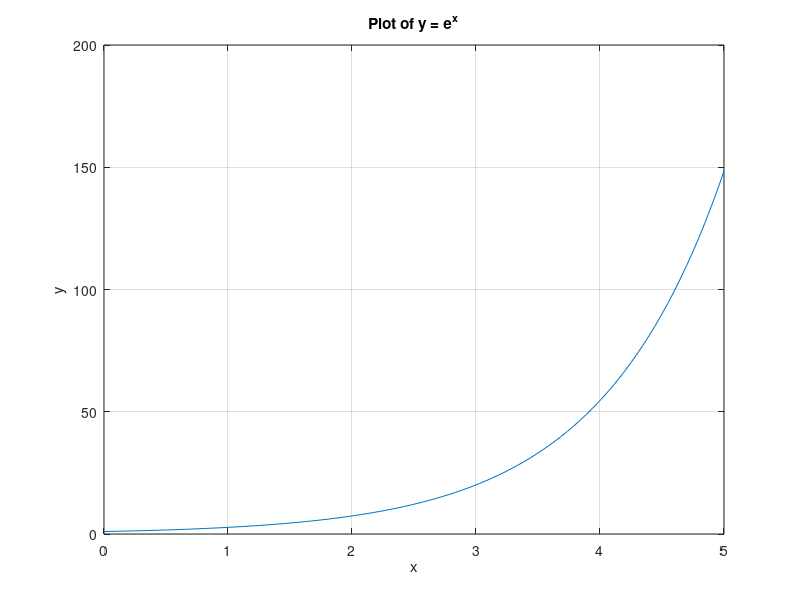
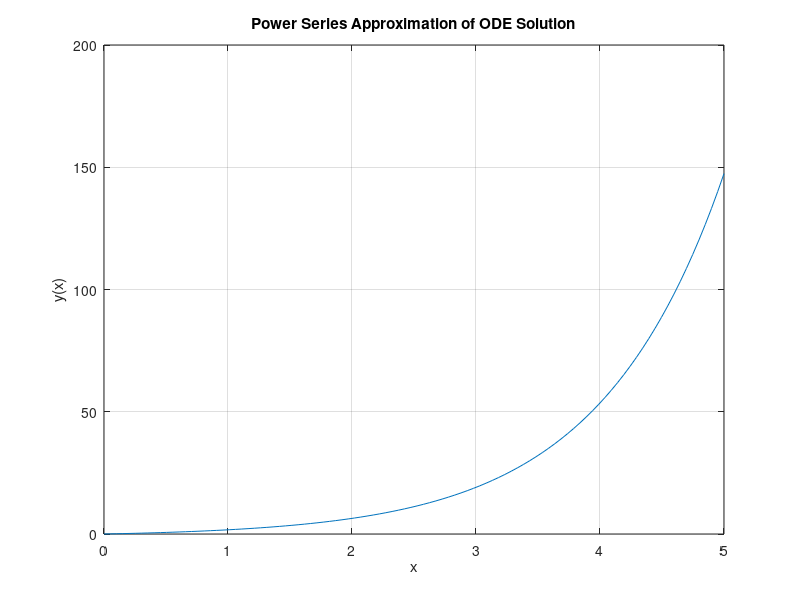
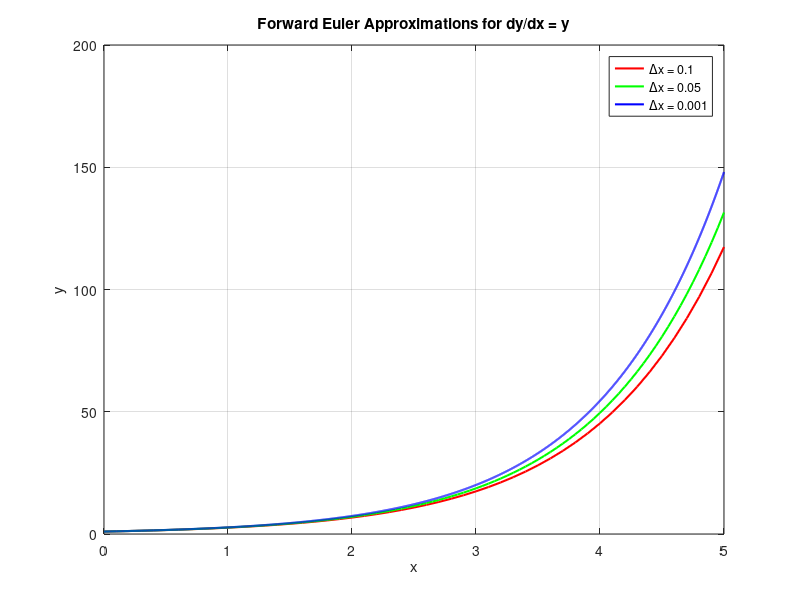

Source code (MATLAB) for these figures, in order: (Note: this script raises an error after producing the figures.)
clear; clc; close all;

% Define ODE & intialize parameters
f = @(x, y) y;

% Part 1.3: Plot solution from part 1 (y = e^x)
    x = linspace(0, 5, 100); % plotting 100 points between x = 0 and x = 5    
    y_exact = exp(x);
    
    figure(1);
    plot(x, y_exact);
    title('Plot of y = e^x');
    xlabel('x');
    ylabel('y');
    grid on; % Adding a grid for clarity

% Part 1.3: Plot solution from part 2 (Power Series)
    N = 100; % Number of terms in the series
    a = zeros(1, N); % defining an array to hold all coefficients

    % Calculate the coefficients for the power series
    for n = 1:N-1
        a(n) = 1 / factorial(n); % Equation for coefficients, a(n), of power series
    end

    % Define the range for x
    x = linspace(0, 5, 100); % plotting 100 points between x=0 and 5

    % Calculate the power series approximation
    y_series = zeros(size(x));
    for n = 1:N-1
        y_series = y_series + a(n) * (x.^(n)); % Sum the series
    end
 
    figure(2);
    plot(x, y_series);
    title('Power Series Approximation of ODE Solution');
    xlabel('x');
    ylabel('y(x)');
    grid on;

% Part 1.4: Forward Euler
    % Define step sizes and colors
    step_sizes = [0.1, 0.05, 0.001];
    colours = ['r', 'g', 'b'];

    i = 1; 

    % Loop through each step size
    while i <= length(step_sizes)

        h = step_sizes(i);
        x = 0:h:5;
        y = zeros(size(x));

        y(1) = 1; % Initial condition

        for n = 1:length(x)-1
            y(n+1) = y(n) + h * f(x(n), y(n));
        end

        figure(3);
        plot(x, y, 'Color', colours(i), 'LineWidth', 1.5, 'DisplayName', ['Euler: \Deltax = ' num2str(h)]);
        hold on;
    
        i= i + 1; 

    end

    legend('\Deltax = 0.1', '\Deltax = 0.05', '\Deltax = 0.001');
    xlabel('x'); ylabel('y');
    title('Forward Euler Approximations for dy/dx = y');
    grid on;

%% Check using ode45 function (Given from Assignment)
    odefun = @(x, y) y;
    xspan = [0 5];
    [x, y] = ode45(odefun, xspan, y0);
    
    figure(4)
    plot(x, y);
    xlabel('x');
    ylabel('y');
    title('Solution of the ODE using ode45');
    grid on;

 
